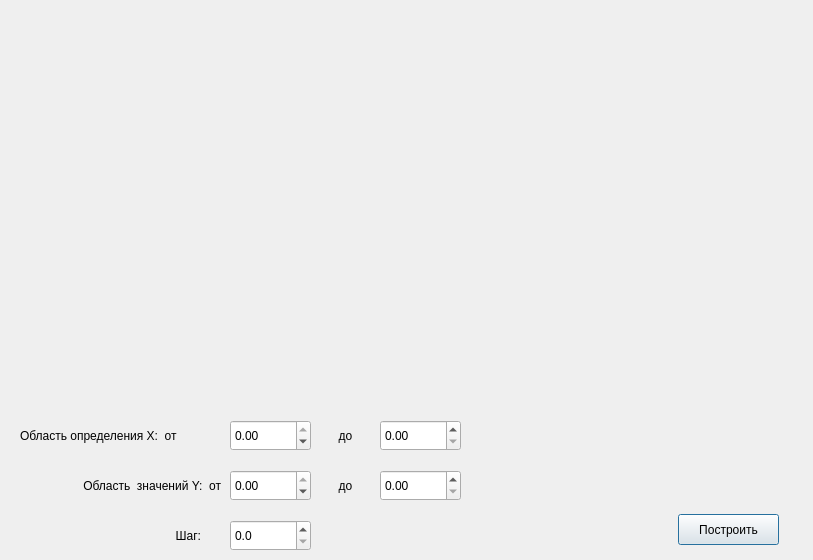
<?xml version="1.0" encoding="UTF-8"?>
<ui version="4.0">
 <class>Graph</class>
 <widget class="QDialog" name="Graph">
  <property name="geometry">
   <rect>
    <x>0</x>
    <y>0</y>
    <width>813</width>
    <height>560</height>
   </rect>
  </property>
  <property name="windowTitle">
   <string>Dialog</string>
  </property>
  <widget class="QLabel" name="label">
   <property name="geometry">
    <rect>
     <x>20</x>
     <y>420</y>
     <width>201</width>
     <height>31</height>
    </rect>
   </property>
   <property name="text">
    <string>Область определения X:  от</string>
   </property>
  </widget>
  <widget class="QDoubleSpinBox" name="doubleSpinBox_leftX">
   <property name="geometry">
    <rect>
     <x>230</x>
     <y>420</y>
     <width>81</width>
     <height>31</height>
    </rect>
   </property>
   <property name="minimum">
    <double>-1000000.000000000000000</double>
   </property>
   <property name="maximum">
    <double>0.000000000000000</double>
   </property>
  </widget>
  <widget class="QDoubleSpinBox" name="doubleSpinBox_rightX">
   <property name="geometry">
    <rect>
     <x>380</x>
     <y>420</y>
     <width>81</width>
     <height>31</height>
    </rect>
   </property>
   <property name="maximum">
    <double>1000000.000000000000000</double>
   </property>
  </widget>
  <widget class="QLabel" name="label_2">
   <property name="geometry">
    <rect>
     <x>310</x>
     <y>420</y>
     <width>71</width>
     <height>31</height>
    </rect>
   </property>
   <property name="text">
    <string>до</string>
   </property>
   <property name="alignment">
    <set>Qt::AlignCenter</set>
   </property>
  </widget>
  <widget class="QLabel" name="label_3">
   <property name="geometry">
    <rect>
     <x>20</x>
     <y>470</y>
     <width>201</width>
     <height>31</height>
    </rect>
   </property>
   <property name="text">
    <string>Область  значений Y:  от</string>
   </property>
   <property name="alignment">
    <set>Qt::AlignRight|Qt::AlignTrailing|Qt::AlignVCenter</set>
   </property>
  </widget>
  <widget class="QLabel" name="label_4">
   <property name="geometry">
    <rect>
     <x>310</x>
     <y>470</y>
     <width>71</width>
     <height>31</height>
    </rect>
   </property>
   <property name="text">
    <string>до</string>
   </property>
   <property name="alignment">
    <set>Qt::AlignCenter</set>
   </property>
  </widget>
  <widget class="QDoubleSpinBox" name="doubleSpinBox_lowY">
   <property name="geometry">
    <rect>
     <x>230</x>
     <y>470</y>
     <width>81</width>
     <height>31</height>
    </rect>
   </property>
   <property name="minimum">
    <double>-1000000.000000000000000</double>
   </property>
   <property name="maximum">
    <double>0.000000000000000</double>
   </property>
  </widget>
  <widget class="QDoubleSpinBox" name="doubleSpinBox_topY">
   <property name="geometry">
    <rect>
     <x>380</x>
     <y>470</y>
     <width>81</width>
     <height>31</height>
    </rect>
   </property>
   <property name="maximum">
    <double>1000000.000000000000000</double>
   </property>
  </widget>
  <widget class="QLabel" name="label_5">
   <property name="geometry">
    <rect>
     <x>150</x>
     <y>520</y>
     <width>71</width>
     <height>31</height>
    </rect>
   </property>
   <property name="text">
    <string>Шаг:      </string>
   </property>
   <property name="alignment">
    <set>Qt::AlignRight|Qt::AlignTrailing|Qt::AlignVCenter</set>
   </property>
  </widget>
  <widget class="QDoubleSpinBox" name="doubleSpinBox_eps">
   <property name="geometry">
    <rect>
     <x>230</x>
     <y>520</y>
     <width>81</width>
     <height>31</height>
    </rect>
   </property>
   <property name="decimals">
    <number>1</number>
   </property>
   <property name="maximum">
    <double>1.000000000000000</double>
   </property>
   <property name="singleStep">
    <double>0.100000000000000</double>
   </property>
  </widget>
  <widget class="QPushButton" name="pushButton_Build">
   <property name="geometry">
    <rect>
     <x>678</x>
     <y>514</y>
     <width>101</width>
     <height>31</height>
    </rect>
   </property>
   <property name="text">
    <string>Построить</string>
   </property>
  </widget>
  <widget class="QCustomPlot" name="widget_graph" native="true">
   <property name="geometry">
    <rect>
     <x>10</x>
     <y>10</y>
     <width>791</width>
     <height>391</height>
    </rect>
   </property>
  </widget>
  <widget class="QLabel" name="label_text">
   <property name="geometry">
    <rect>
     <x>500</x>
     <y>420</y>
     <width>301</width>
     <height>31</height>
    </rect>
   </property>
   <property name="text">
    <string/>
   </property>
  </widget>
 </widget>
 <customwidgets>
  <customwidget>
   <class>QCustomPlot</class>
   <extends>QWidget</extends>
   <header>qcustomplot.h</header>
   <container>1</container>
  </customwidget>
 </customwidgets>
 <resources/>
 <connections/>
</ui>
